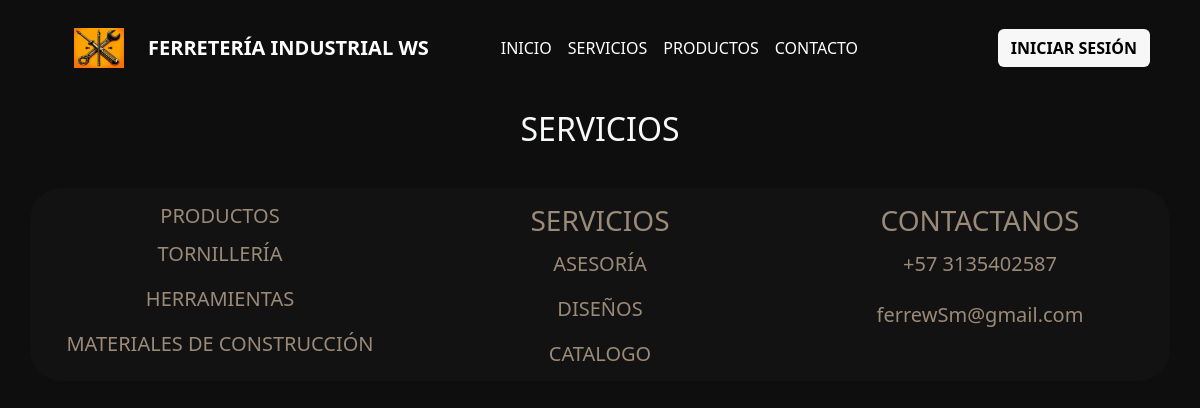
Page /serviciosuser/ on the earlier database version.
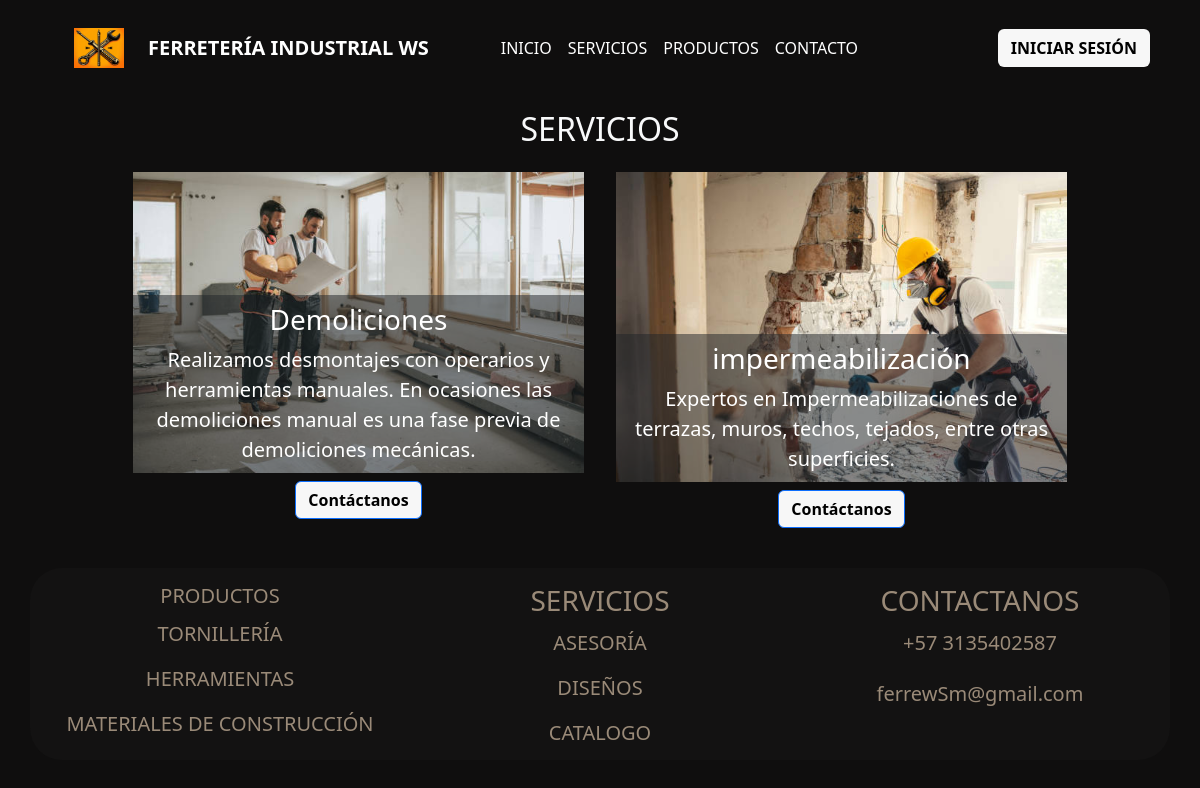
Same page on the later database version.
### servicios/models.py (models this page shows, shortened)
class Servicio(models.Model):
    nombre = models.CharField(max_length=45, verbose_name="Nombre")
    descripcion = models.CharField(max_length=200,verbose_name="Descripción")
    imagen = models.ImageField(upload_to='servicios', blank=True, null=True)
    estado = models.BooleanField(default=True)

### aplicacion/views.py (the view)
# urls.py: path('serviciosuser/', views.serviciosuser, name='servicios-user'),
def serviciosuser(request):
    servicios=Servicio.objects.all()
    context={
        'servicios':servicios
    }
    return render(request, 'servicios-user.html', context)

### aplicacion/templates/servicios-user.html (shortened to what this page needs)
{% extends "./user/base.html" %}
{% load static %}
{% block contenido %}
<body>
  <div class="container mt-4">
    <h2 class="text-center text-light mb-4">SERVICIOS</h2>
    <div class="row justify-content-center">
      {% for servicio in servicios %}
      <div class="col-md-5 mx-md-1 mb-4 d-flex flex-column align-items-center">
        <div class="position-relative w-100">
            <img
            src="{{ servicio.imagen.url }}"
            class="img-fluid"
            alt="Imagen"
          />
          <div class="position-absolute bottom-0 start-0 w-100 p-2 bg-dark bg-opacity-50 text-white text-center fs-5">
            <h3>{{ servicio.nombre }}</h3>
            {{ servicio.descripcion }}
          </div>
        </div>
        <div class="text-center mt-2">
          <a href="{% url 'servicios-user' %}" class="btn btn-primary w-100"
            >Contáctanos</a
          >
        </div>
      </div>
      {% endfor %}
    </div>
</div>
{% endblock %}

### aplicacion/templates/user/base.html (shortened to what this page needs)
{% load static %}
<!DOCTYPE html>
<html lang="es">
  <head>
    {% load django_bootstrap5 %}
    {% bootstrap_css %}
    <link rel="stylesheet" href="{% static 'css/style.css' %}" />
  </head>
  <body>
    <header>
    {% include 'user/header.html' %}
    </header>
    <main>
    {% block contenido %}
    {% endblock %}
    </main>
  <footer>
    {% include 'user/footer.html' %}
  </footer>
</body>
</html>

### aplicacion/templates/user/header.html (shortened to what this page needs)
{% load static %}
{% block contenido %}
    <div class="container">
      <nav class="navbar navbar-expand-lg navbar-dark mx-2">
        <img class="mx-4" src="{% static 'img\Designer.jpeg' %}" alt="logo" width="50px" height="40px" />
        <a class="navbar-brand fw-bold pe-5 " href="{%url 'index'%}">FERRETERÍA INDUSTRIAL WS</a>
        <div class="collapse navbar-collapse" id="navbarSupportedContent">
          <ul class="navbar-nav me-auto mb-3 mb-lg-0">
            <li class="nav-item">
              <a
                class="nav-link active"
                aria-current="page"
                href="{% url 'index' %}"
                >INICIO</a
              >
            </li>
            <li class="nav-item">
              <a class="nav-link active" href="{% url 'servicios-user'%}">SERVICIOS</a>
            </li>
            <li class="nav-item">
              <a class="nav-link active"  href="{% url 'lista-productos'%}">PRODUCTOS</a>
            </li>
            <li class="nav-item active">
              <a class="nav-link active" href="{% url 'contacto'%}">CONTACTO</a>
            </li>
          </ul>
          <div class="justify-content-md-end">
            {% if not user.is_authenticated %}
            <a class="btn btn-nav" href="{% url 'login' %}" role="button"
              >INICIAR SESIÓN</a
            >
            {% else %}
            <p>Bienvenido {{user.username}}</p>
            {% endif %}
          </div>
        </div>
      </nav>
    </div>
  {% endblock  %}

### aplicacion/templates/user/footer.html
<section class="foot mb-5">
  <div class="container footer">
    <div class="row mt-3 pt-3">
      <div class="col-xs-12 col-md-4">
        <p class="h5">PRODUCTOS</p>
        <div class="mb-2">
          <a class="tornilleria text-decoration-none" href="#">TORNILLERÍA</a>
        </div>
        <div class="mb-2">
          <a class="herramientas text-decoration-none" href="#">HERRAMIENTAS</a>
        </div>
        <div class="mb-2">
          <a class="materiales text-decoration-none" href="#"
            >MATERIALES DE CONSTRUCCIÓN</a
          >
        </div>
      </div>
      <div class="col-xs-12 col-md-4">
        <p class="h3">SERVICIOS</p>
        <div class="mb-2">
          <a class="aseosria text-decoration-none" href="#">ASESORÍA</a>
        </div>
        <div class="mb-2">
          <a class="diseños text-decoration-none" href="#">DISEÑOS</a>
        </div>
        <div class="mb-2">
          <a class="catalogo text-decoration-none" href="#">CATALOGO</a>
        </div>
      </div>
      <div class="col-xs-12 col-md-4">
        <p class="h3">CONTACTANOS</p>
        <div class="mb-2">
          <p class="numero">+57 3135402587</p>
        </div>
        <div class="mb-2">
          <p class="correo">ferrewSm@gmail.com</p>
        </div>
      </div>
    </div>
  </div>
</section>

### aplicacion/static/css/style.css (style rules this page uses)
* { box-sizing: border-box; margin: 0; padding: 0; }
body { background-color: #0f0e0e; }
header { padding: 6px; }
.container { margin-top: 10px; }
.btn { background-color: #f7f7f7; font-weight: 700; color: black; }
.btn-nav { margin: 5px 0 5px 0; }
.servicios h4, p { color: #fff; }
.catalogo { color: #9a8a78; text-align: center; }
.footer { color: #9a8a78; text-align: center; background-color: #131212; border-radius: 2rem; line-height: 35px; }
.tornilleria, .herramientas, .materiales, .aseosria, .diseños, .catalogo, .numero, .correo { color: #9a8a78; text-align: center; font-size: 20px; }

Differences in the rows shown:
added Servicio: imagen (picture), nombre "Demoliciones", descripcion "Realizamos desmontajes con operarios y herramientas manuales. En ocasiones las demoliciones manual es una fase previa de demoliciones mecánicas."
added Servicio: imagen (picture), nombre "impermeabilización", descripcion "Expertos en Impermeabilizaciones de terrazas, muros, techos, tejados, entre otras superficies."
